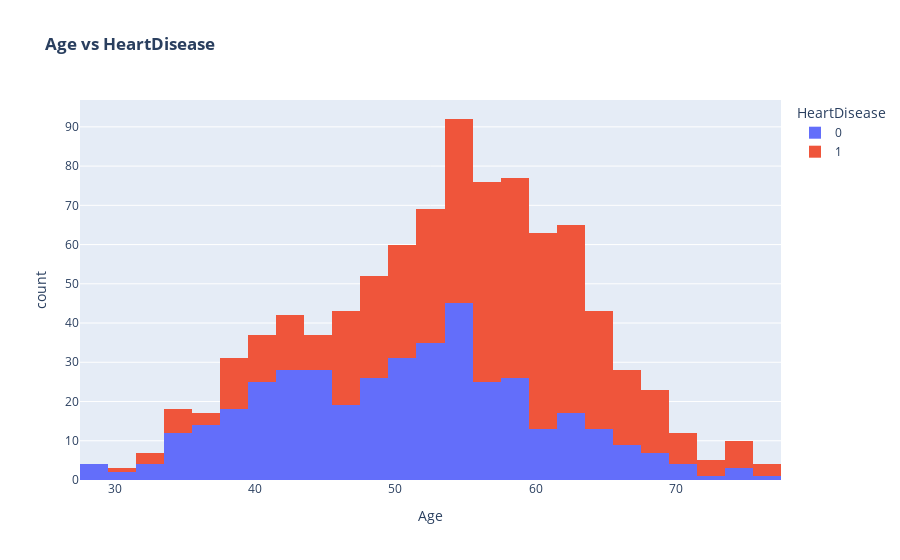

Notebook cell for this chart:
### Code cell
fig = px.histogram(df, 'Age',             
                   color="HeartDisease",histfunc="count",
                   title="<b>Age vs HeartDisease</b>")

fig.show()

### Figure 1 — Plotly figure (JSON) as saved in the notebook; plotly's stock layout.template omitted (floating-point values rounded to 4 significant figures; data arrays with more than 128 entries replaced by an {"elided": "..."} marker saying what was removed)
{"data": [{"alignmentgroup": "True", "bingroup": "x", "histfunc": "count", "hovertemplate": "HeartDisease=0<br>Age=%{x}<br>count=%{y}<extra></extra>", "legendgroup": "0", "marker": {"color": "#636efa", "pattern": {"shape": ""}}, "name": "0", "offsetgroup": "0", "orientation": "v", "showlegend": true, "type": "histogram", "x": {"elided": "410 int values"}, "xaxis": "x", "yaxis": "y"}, {"alignmentgroup": "True", "bingroup": "x", "histfunc": "count", "hovertemplate": "HeartDisease=1<br>Age=%{x}<br>count=%{y}<extra></extra>", "legendgroup": "1", "marker": {"color": "#EF553B", "pattern": {"shape": ""}}, "name": "1", "offsetgroup": "1", "orientation": "v", "showlegend": true, "type": "histogram", "x": {"elided": "508 int values"}, "xaxis": "x", "yaxis": "y"}], "layout": {"barmode": "relative", "legend": {"title": {"text": "HeartDisease"}, "tracegroupgap": 0}, "title": {"text": "<b>Age vs HeartDisease</b>"}, "xaxis": {"anchor": "y", "domain": [0, 1], "title": {"text": "Age"}}, "yaxis": {"anchor": "x", "domain": [0, 1], "title": {"text": "count"}}}}
